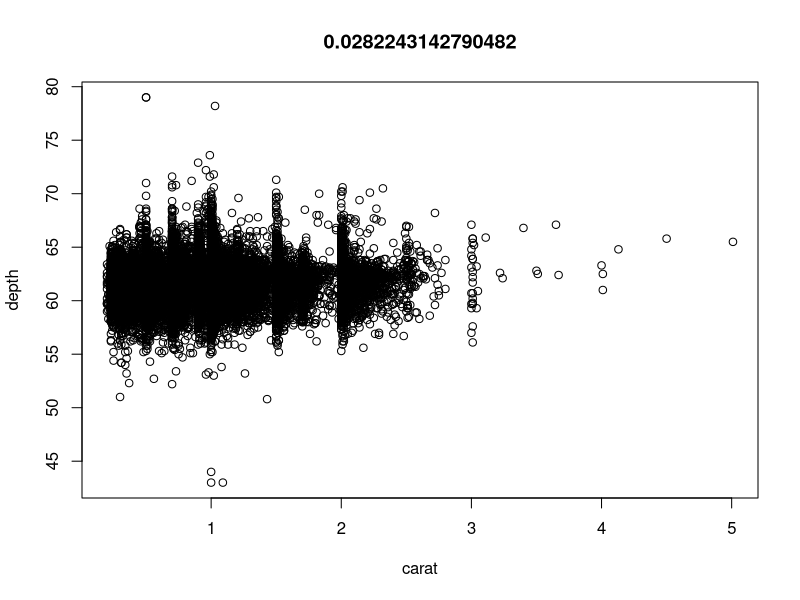
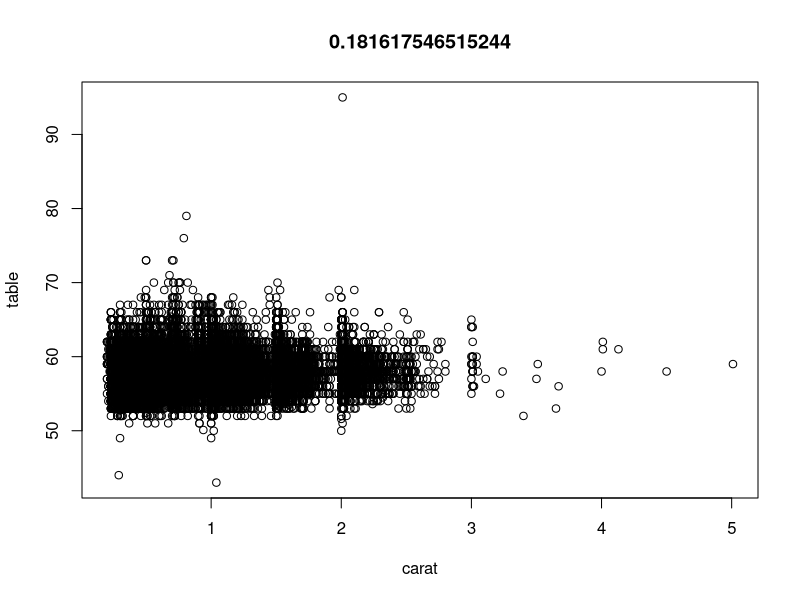
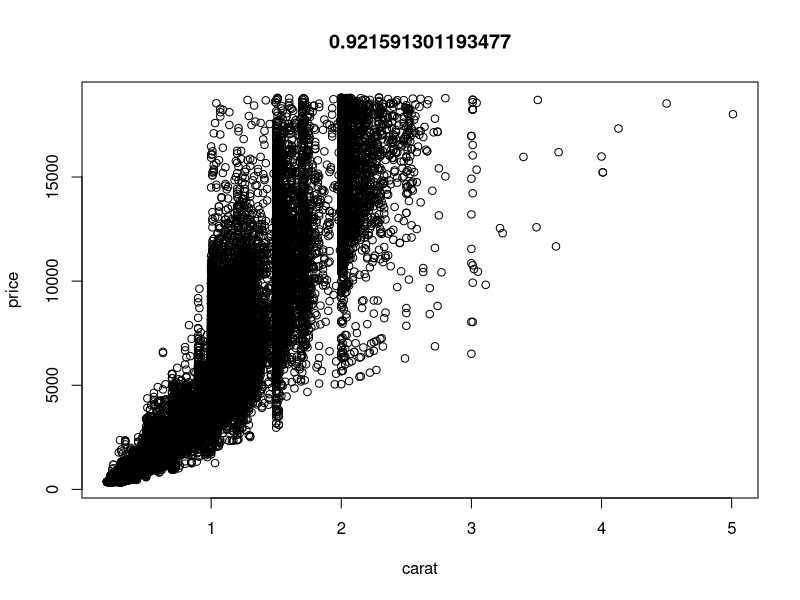
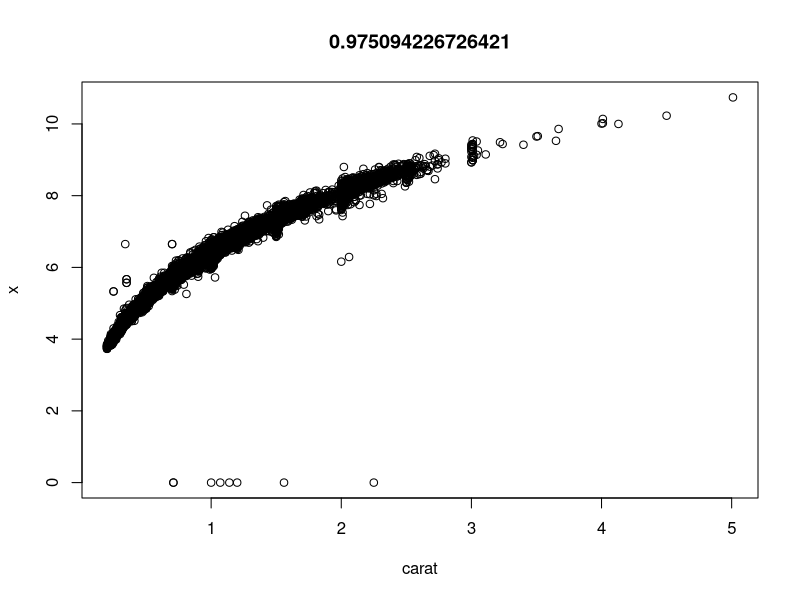
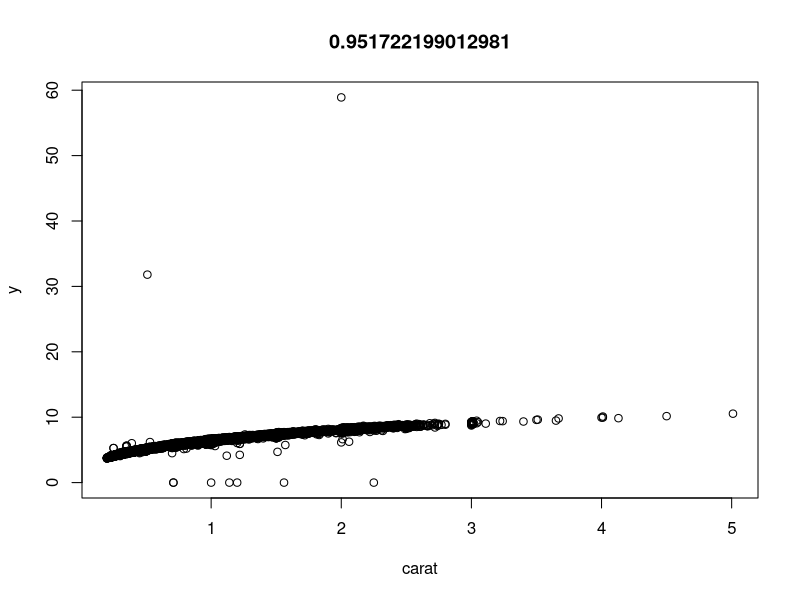
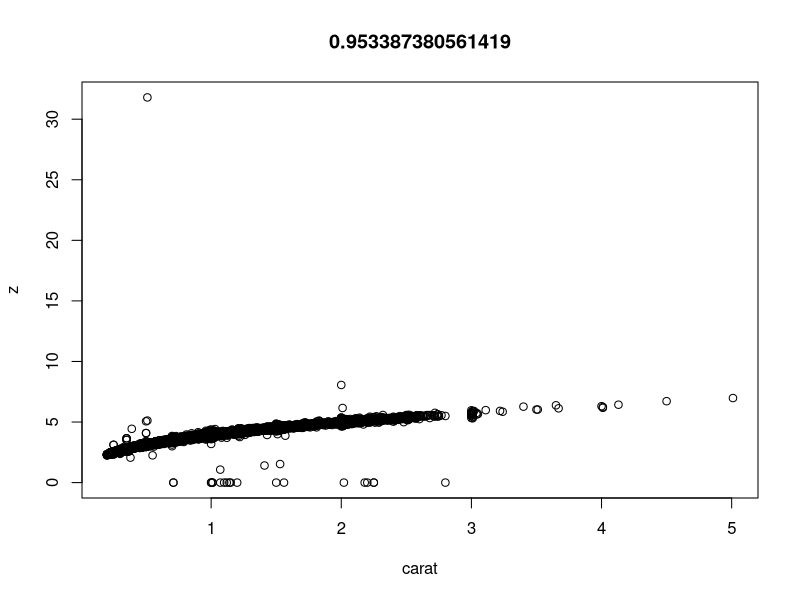
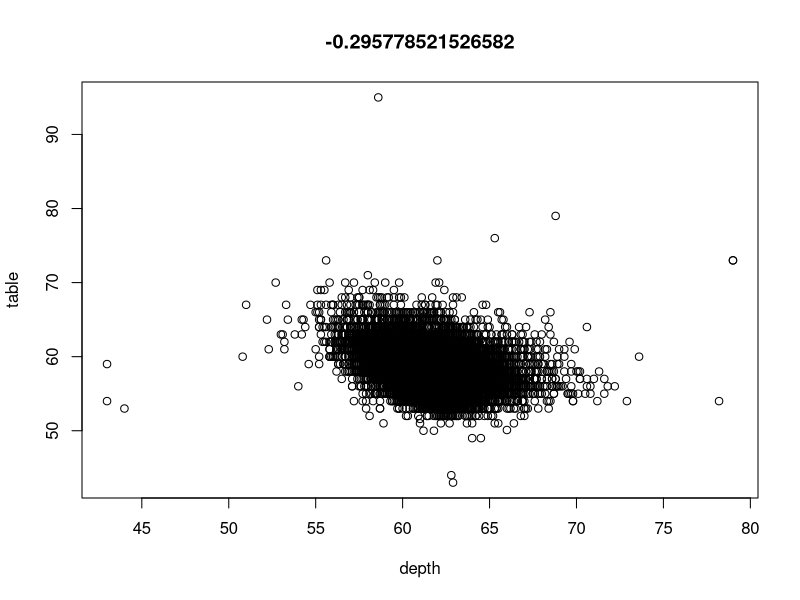
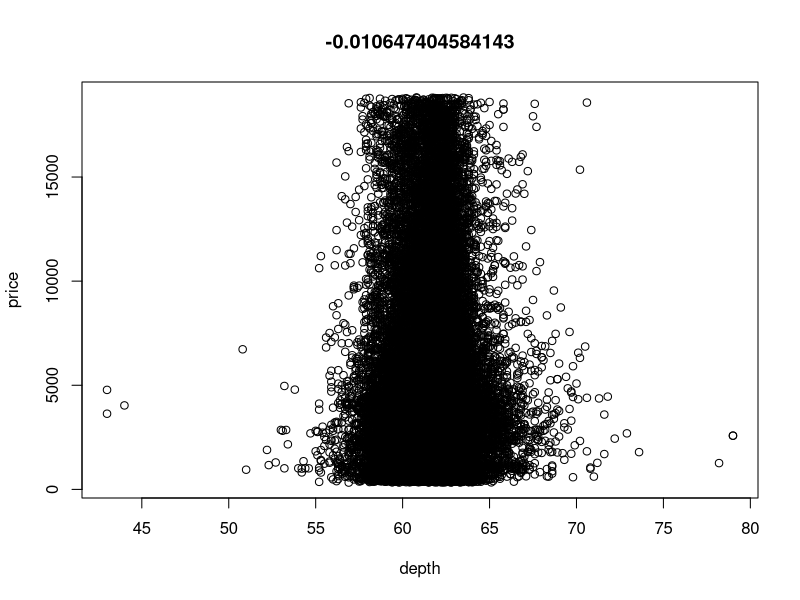

Source code (R) for these figures, in order:
## ---- chunk 1
# Question 1: Figure out how to generically extract all numeric columns from any data frame so the method you develop can be used on any data.

require(ggplot2)
# Get the ggplot2 package which is an implementation of the grammer of graphics.
data(diamonds)
# Import the data diamonds from the global environment.
new_data <- diamonds[sapply(diamonds,is.numeric)]
# The function sapply(diamonds,is.numeric) I used here is to check the columns within the data frame diamonds and see if each column contains the numerical data. If so, all these data and their corresponding categories will be extracted. In this case, they are 'carat','depth','table','price','x','y' and 'z'. 

## ---- chunk 2
# Question 2: Create a data frame that contains each pair of variable names in the first column in a single string seperated by a '-', and their corresponding Pearson correlation coefficient in the second column.

require(ggplot2)
# Get the ggplot2 package which is an implementation of the grammer of graphics.
data(diamonds)
# Import the data diamonds from the global environment.
string=''
# Initalize the first condition of string as ''. 
for (i in 1:6)
{string <- c(string,c(paste(colnames(new_data[i]),colnames(new_data[(i+1):7]),sep='-')))}
# Here I use a for loop to make each pair of variable names. There are total seven numeric variables; in order to avoid duplication, use the first variable to make pair with the remaining other six. Then the second one with the remaining five and so on. The paste function is used to concatenate these characters and use '-' to seperate thwm.
string <- c(string[-1])
# After that, remove the initial condition of string which is ''.
numeric=0
# Initalize the first variable named numeric into zero.
for (i in 1:6)
{numeric <-c(numeric,cor(new_data[i],new_data[(i+1):7],method='pearson'))}
# The same as before, use the second for loop to combine the numerical values of each responding variables. In this case, we do not make pair of values. Instead I use the cor() function to find the Pearson correlation coefficient for the values within the responding variables. Thus the return value should be a single number representing the correlation.
numeric <- c(numeric[-1])
# After that, remove the initial condition of the numeric which is zero.
name_correlation <-data.frame(string,numeric)
# The final step is to define a data frame named name_correlation to put all the previous data frames of string and numeric together. 
# SW: print data frame
name_correlation
## ---- chunk 3
# Question 3: Create label a scatter plot for every pair of numeric variables. Add a title to the plot that contains the calculated Pearson correlation coefficient of variables contained in the plot. 

require(ggplot2)
# Get the ggplot2 package which is an implementation of the grammer of graphics.
data(diamonds)
# Import the data diamonds from the global environment.
# SW: did you actually knit this together? getting an error about the margins 
# when I try to knit.
#scatterplots <- par(mfrow=c(5,5))

# Use the par () function to combine all the plots into one overall graph. In this case, I create a 5*5 matrix to contain all the plots. One for each and name the overall graph scatterplots.
x=0
# Initilize the value of x to zero.
for (i in 1:6)
{
  for (j in (i+1):7)
{
  x=x+1
  plot(new_data[c(i,j)],main=c(name_correlation[x,2]))
}
}
# I use two for loops to create all the plots. First, extract all the necessary characters and their corresponding values from the data frame new_data. In order to avoid duplication, thus I use i and j. For instance: if i=1 stands for caret and its numerical values, then it can only pair with the other remaining six characters to create the plots which represented by j=2,3,4,5,6 and 7 and so on.When all the values have been paired, then add a title to each plot that contains the coefficient of relevant variables. Because all the coefficients are in the second column of the data frame name_correlation, so I use the index [] to find each of these values by assigning the specific row and column number. For instance: if x=10, then tenth plot will have a title which comes from the tenth row and second column of the data frame name_correlation which is about -0.0293.
#par(scatterplots)
# Combine all the plots that come from the for loop into the overall graph named scatterplots.
#scatterplots
# Display the graph scatterplots to the plots screen.

